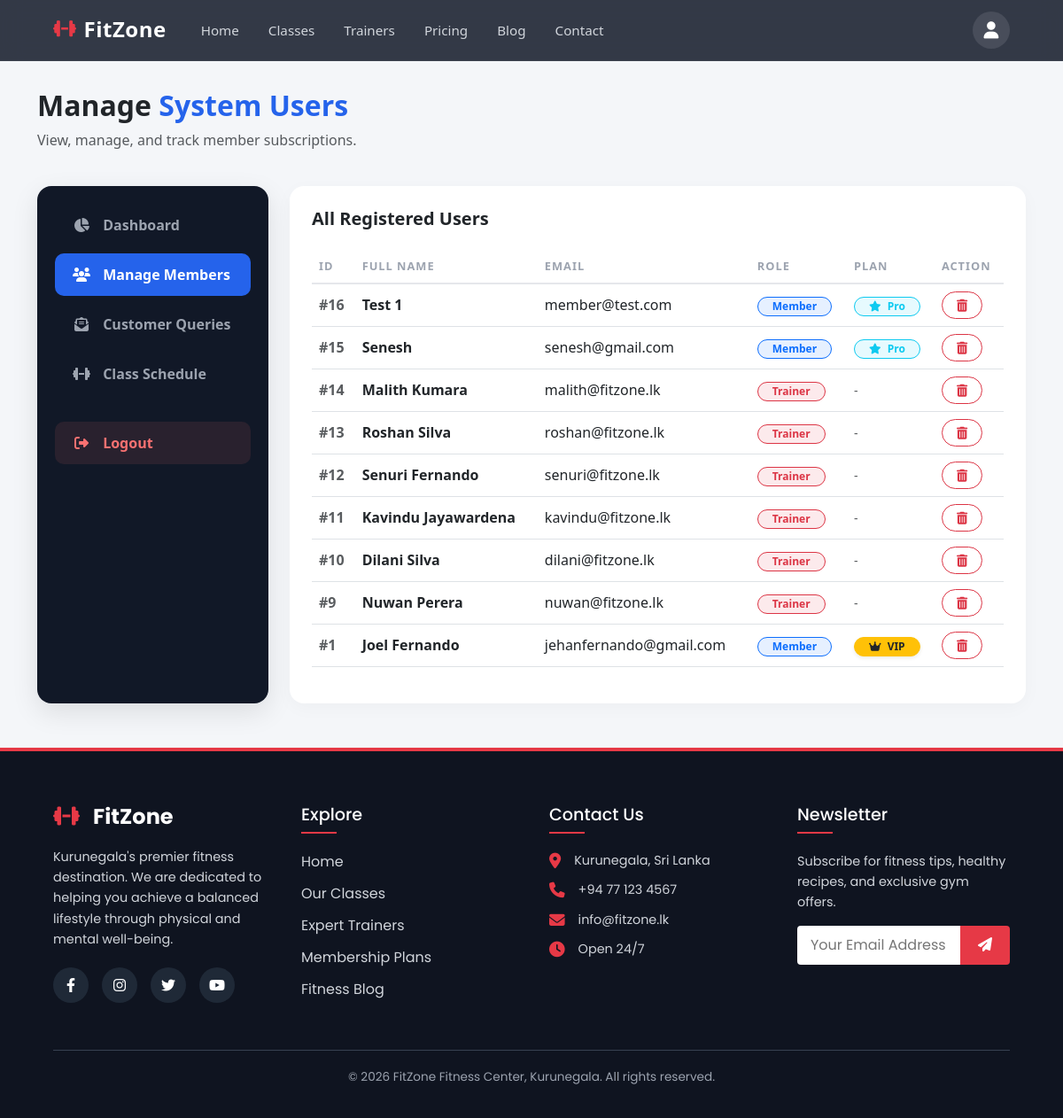
Screenshot of /admin_members.php (signed in) with the database file from the repository.
### tables this page shows
CREATE TABLE `users` (
  `id` int(11) NOT NULL,
  `fullname` varchar(100) NOT NULL,
  `email` varchar(100) NOT NULL,
  `password` varchar(255) NOT NULL,
  `goal` varchar(50) DEFAULT 'general',
  `role` enum('member','trainer','admin') DEFAULT 'member',
  `created_at` timestamp NOT NULL DEFAULT current_timestamp(),
  `subscription_plan` varchar(50) DEFAULT 'Basic'
);

### admin_members.php (the view, shortened to what this page needs)
<?php
include 'header.php';
require 'db_config.php';
$users_query = $conn->query("SELECT * FROM users WHERE role != 'admin' ORDER BY id DESC");
?>
<link href="https://cdn.jsdelivr.net/npm/bootstrap@5.3.0/dist/css/bootstrap.min.css" rel="stylesheet">
<div class="container dashboard-wrapper">
    <div class="row mb-4">
        <div class="col-12">
            <h2 class="fw-bold text-dark">Manage <span style="color: var(--fz-blue);">System Users</span></h2>
            <p class="text-muted">View, manage, and track member subscriptions.</p>
        </div>
    </div>
    <div class="row">
        <div class="col-lg-3 mb-4 mb-lg-0">
            <div class="dash-sidebar">
                <a href="admin_dashboard.php" class="dash-nav-link"><i class="fa-solid fa-chart-pie"></i> Dashboard</a>
                <a href="admin_members.php" class="dash-nav-link active"><i class="fa-solid fa-users"></i> Manage Members</a>
                <a href="admin_queries.php" class="dash-nav-link"><i class="fa-solid fa-envelope-open-text"></i> Customer Queries</a>
                <a href="admin_schedule.php" class="dash-nav-link"><i class="fa-solid fa-dumbbell"></i> Class Schedule</a>
                <a href="logout.php" class="dash-nav-link logout"><i class="fa-solid fa-right-from-bracket"></i> Logout</a>
            </div>
        </div>
        <div class="col-lg-9">
            <div class="table-card">
                <h5 class="fw-bold mb-4">All Registered Users</h5>
                <div class="table-responsive">
                    <table class="table table-hover align-middle">
                        <thead>
                            <tr>
                                <th>ID</th>
                                <th>Full Name</th>
                                <th>Email</th>
                                <th>Role</th>
                                <th>Plan</th>
                                <th>Action</th>
                            </tr>
                        </thead>
                        <tbody>
                            <?php if ($users_query->num_rows > 0): ?>
                                <?php while ($user = $users_query->fetch_assoc()): ?>
                                    <tr>
                                        <td class="text-muted fw-bold">#<?php echo $user['id']; ?></td>
                                        <td class="fw-bold text-dark"><?php echo htmlspecialchars($user['fullname']); ?></td>
                                        <td><?php echo htmlspecialchars($user['email']); ?></td>
                                        <td>
                                            <?php if ($user['role'] == 'trainer'): ?>
                                                <span class="badge bg-danger bg-opacity-10 text-danger border border-danger rounded-pill px-3 py-1">Trainer</span>
                                            <?php else: ?>
                                                <span class="badge bg-primary bg-opacity-10 text-primary border border-primary rounded-pill px-3 py-1">Member</span>
                                            <?php endif; ?>
                                        </td>
                                        <td>
                                            <?php
                                            if ($user['role'] == 'member'):
                                                $plan = !empty($user['subscription_plan']) ? $user['subscription_plan'] : 'Basic';
                                                if ($plan == 'VIP'): ?>
                                                    <span class="badge bg-warning text-dark border border-warning rounded-pill px-3 py-1 fw-bold shadow-sm"><i class="fa-solid fa-crown me-1"></i> VIP</span>
                                                <?php elseif ($plan == 'Pro'): ?>
                                                    <span class="badge bg-info bg-opacity-10 text-info border border-info rounded-pill px-3 py-1"><i class="fa-solid fa-star me-1"></i> Pro</span>
                                                <?php else: ?>
                                                    <span class="badge bg-secondary bg-opacity-10 text-secondary border border-secondary rounded-pill px-3 py-1">Basic</span>
                                                <?php endif;
                                            else: ?>
                                                <span class="text-muted small">-</span> <?php endif; ?>
                                        </td>
                                        <td>
                                            <a href="admin_members.php?delete_id=<?php echo $user['id']; ?>" class="btn btn-sm btn-outline-danger rounded-pill px-3" onclick="return confirm('Delete this user?');"><i class="fa-solid fa-trash-can"></i></a>
                                        </td>
                                    </tr>
                                <?php endwhile; ?>
                            <?php else: ?>
                                <tr>
                                    <td colspan="6" class="text-center text-muted py-4">No users found.</td>
                                </tr>
                            <?php endif; ?>
                        </tbody>
                    </table>
                </div>
            </div>
        </div>
    </div>
</div>
<?php include 'footer.php'; ?>

### header.php (shortened to what this page needs)
<!DOCTYPE html>
<html lang="en">
<head>
    <link rel="stylesheet" href="https://cdnjs.cloudflare.com/ajax/libs/font-awesome/6.4.0/css/all.min.css">
    <link rel="stylesheet" href="style.css?v=<?php echo time(); ?>">
</head>
<body>
    <header id="main-header">
        <div class="logo">
            <h1><i class="fa-solid fa-dumbbell"></i>FitZone</h1>
        </div>
        <div class="nav-container" id="nav-container">
            <nav>
                <ul>
                    <li><a href="index.php">Home</a></li>
                    <li><a href="classes.php">Classes</a></li>
                    <li><a href="trainers.php">Trainers</a></li>
                    <li><a href="pricing.php">Pricing</a></li>
                    <li><a href="blog.php">Blog</a></li>
                    <li><a href="contact.php">Contact</a></li>
                </ul>
            </nav>
            <div class="auth-buttons">
                <?php if (isset($_SESSION['user_id'])): ?>
                    <div class="user-profile-dropdown" onclick="this.classList.toggle('active')">
                        <div class="profile-icon">
                            <i class="fa-solid fa-user"></i>
                        </div>
                    </div>
                <?php else: ?>
                    <a href="login.php" class="btn-login">Login</a>
                    <a href="register.php" class="btn-register">Register</a>
                <?php endif; ?>
            </div>
        </div>
    </header>

### footer.php (shortened to what this page needs)
<footer class="main-footer">
    <div class="footer-container">
        <div class="footer-col">
            <h3><i class="fa-solid fa-dumbbell"></i> FitZone</h3>
            <p>Kurunegala's premier fitness destination. We are dedicated to helping you achieve a balanced lifestyle through physical and mental well-being.</p>
            <div class="social-links">
                <a href="#"><i class="fa-brands fa-facebook-f"></i></a>
                <a href="#"><i class="fa-brands fa-instagram"></i></a>
                <a href="#"><i class="fa-brands fa-twitter"></i></a>
                <a href="#"><i class="fa-brands fa-youtube"></i></a>
            </div>
        </div>
        <div class="footer-col">
            <h4>Explore</h4>
            <ul>
                <li><a href="index.php#home">Home</a></li>
                <li><a href="index.php#classes">Our Classes</a></li>
                <li><a href="index.php#trainers">Expert Trainers</a></li>
                <li><a href="index.php#memberships">Membership Plans</a></li>
                <li><a href="blog.php">Fitness Blog</a></li>
            </ul>
        </div>
        <div class="footer-col">
            <h4>Contact Us</h4>
            <ul class="contact-info">
                <li><i class="fa-solid fa-location-dot"></i> Kurunegala, Sri Lanka</li>
                <li><i class="fa-solid fa-phone"></i> +94 77 123 4567</li>
                <li><i class="fa-solid fa-envelope"></i> info@fitzone.lk</li>
                <li><i class="fa-solid fa-clock"></i> Open 24/7</li>
            </ul>
        </div>
        <div class="footer-col">
            <h4>Newsletter</h4>
            <p>Subscribe for fitness tips, healthy recipes, and exclusive gym offers.</p>
            <form class="newsletter-form">
                <input type="email" placeholder="Your Email Address" required>
                <button type="submit"><i class="fa-solid fa-paper-plane"></i></button>
            </form>
        </div>
    </div>
    <div class="footer-bottom">
        <p>&copy; 2026 FitZone Fitness Center, Kurunegala. All rights reserved.</p>
    </div>
</footer>
</body>
</html>

### style.css (style rules this page uses)
html, body { margin: 0; padding: 0; width: 100%; height: 100%; font-family: 'Poppins', sans-serif; background-color: #f9fafb; color: #374151; overflow-x: hidden; }

### header.php (style rules this page uses)
:root { --primary-red: #e63946; --dark-bg: rgba(17, 24, 39, 0.85); }
header { background: var(--dark-bg); backdrop-filter: blur(12px); -webkit-backdrop-filter: blur(12px); border-bottom: 1px solid rgba(255, 255, 255, 0.05); color: #fff; padding: 0.8rem 5%; display: flex; align-items: center; justify-content: space-between; position: fixed; top: 0; left: 0; width: 100%; box-sizing: border-box; z-index: 1000; transition: all 0.3s ease; }
header .logo { display: flex; align-items: center; flex-shrink: 0; }
header .logo h1 { font-weight: 700; font-size: 1.5rem; letter-spacing: 0.5px; display: flex; align-items: center; margin: 0; }
header .logo i { color: var(--primary-red); margin-right: 8px; font-size: 1.3rem; }
.nav-container { display: flex; align-items: center; justify-content: space-between; flex-grow: 1; }
nav { margin-right: auto; margin-left: 25px; }
nav ul { list-style: none; display: flex; padding: 0; margin: 0; gap: 5px; }
nav a { color: #d1d5db; text-decoration: none; padding: 6px 14px; border-radius: 20px; font-size: 0.95rem; font-weight: 500; transition: all 0.3s ease; white-space: nowrap; }
.auth-buttons { display: flex; align-items: center; gap: 12px; flex-shrink: 0; }
.user-profile-dropdown { position: relative; display: inline-block; }
.profile-icon { background: rgba(255, 255, 255, 0.1); color: #fff; width: 42px; height: 42px; border-radius: 50%; display: flex; align-items: center; justify-content: center; font-size: 1.2rem; cursor: pointer; transition: all 0.3s ease; border: 2px solid transparent; }

### admin_members.php (style rules this page uses)
:root { --fz-red: #e63946; --fz-dark: #111827; --fz-blue: #2563eb; }
body { background-color: #f4f6f9; }
.dashboard-wrapper { margin-top: 100px; margin-bottom: 50px; }
.dash-sidebar { background: var(--fz-dark); border-radius: 16px; padding: 20px; box-shadow: 0 10px 30px rgba(0, 0, 0, 0.1); height: 100%; }
.dash-nav-link { display: block; padding: 12px 20px; color: #9ca3af; text-decoration: none; font-weight: 600; border-radius: 10px; margin-bottom: 8px; transition: all 0.3s ease; }
.dash-nav-link i { margin-right: 10px; width: 20px; text-align: center; }
.dash-nav-link:hover, .dash-nav-link.active { background-color: var(--fz-blue); color: #fff; }
.dash-nav-link.logout { color: #f87171; margin-top: 30px; background-color: rgba(248, 113, 113, 0.1); }
.table-card { background: #fff; border-radius: 16px; padding: 25px; box-shadow: 0 5px 20px rgba(0, 0, 0, 0.03); }
.table thead th { border-bottom: 2px solid #e5e7eb; color: #9ca3af; font-weight: 600; text-transform: uppercase; font-size: 0.8rem; letter-spacing: 1px; }

### rows the page displays
users: id "16", fullname "Test 1", email "member@test.com", role "Member"
users: id "15", fullname "Senesh", email "senesh@gmail.com", role "Member"
users: id "14", fullname "Malith Kumara", email "malith@fitzone.lk", role "Trainer"
users: id "13", fullname "Roshan Silva", email "roshan@fitzone.lk", role "Trainer"
users: id "12", fullname "Senuri Fernando", email "senuri@fitzone.lk", role "Trainer"
users: id "11", fullname "Kavindu Jayawardena", email "kavindu@fitzone.lk", role "Trainer"
users: id "10", fullname "Dilani Silva", email "dilani@fitzone.lk", role "Trainer"
users: id "9", fullname "Nuwan Perera", email "nuwan@fitzone.lk", role "Trainer"
users: id "1", fullname "Joel Fernando", email "jehanfernando@gmail.com", role "Member"
